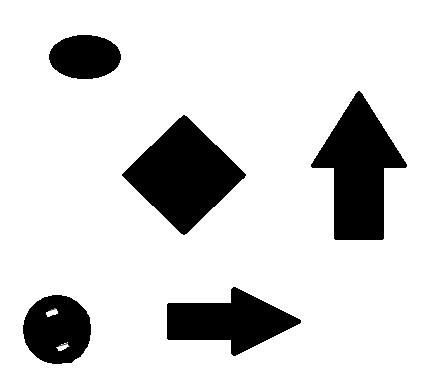
#> input picture code/RRT&RRT*/data/map8.png, 422 x 383 px
$ jupyter execute --allow-errors RRTstar_map8.ipynb
#> lines starting #> are read from the running program, lines starting #| are printed output that depends on the picture; after the words box and inside, x2 and y2 are one past the last pixel; in counts of white or black regions, pixels touching at a corner belong together
[cell 1]
import numpy as np
import math
from matplotlib import pyplot as plt
from PIL import Image
import random
import math
import time

from Point import Point

# Load the image and convert to grayscale
image_path = "../data/map8.png"
image = Image.open(image_path).convert("L")

# Convert image data to numpy array and normalize
grid_map = np.array(image.getdata()).reshape(image.size[1], image.size[0]) / 255

# Binarize the image: convert to binary values (0 for free space, 1 for obstacles)
threshold = 0.5  # Adjust threshold if needed
grid_map[grid_map > threshold] = 1
#> grid_map: shape (383, 422) float64; min 0, max 1, mean 0.837
grid_map[grid_map <= threshold] = 0
#> grid_map: shape (383, 422) float64; values 0 (black) and 1 (white), 83.7% white; 5 black regions, box (x1, y1, x2, y2) and area: (122, 115, 246, 235) 7678, (311, 91, 407, 240) 7541, (167, 287, 301, 356) 5012, (23, 295, 91, 364) 3593, (49, 35, 121, 79) 2498

# Invert colors to make 0 -> free and 1 -> occupied
grid_map = (grid_map * -1) + 1
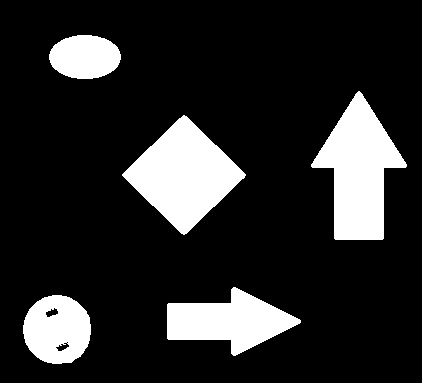
#> grid_map: shape (383, 422) float64; values 0 (black) and 1 (white), 16.3% white; 5 white regions, box (x1, y1, x2, y2) and area: (122, 115, 246, 235) 7678, (311, 91, 407, 240) 7541, (167, 287, 301, 356) 5012, (23, 295, 91, 364) 3593, (49, 35, 121, 79) 2498

#> (the rest of this cell did not finish here and is left out)


$ run again, with code/RRT&RRT*/data/map4.png copied over code/RRT&RRT*/data/map8.png
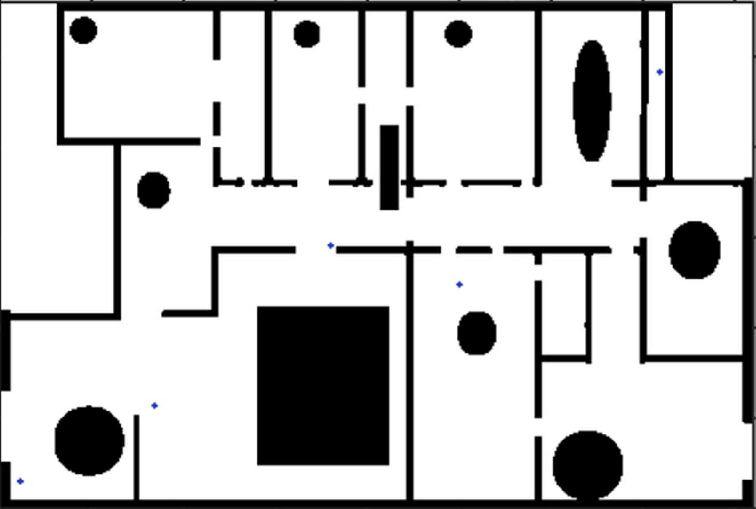
#> input picture code/RRT&RRT*/data/map4.png, 756 x 509 px
#> `grid_map[grid_map <= threshold] = 0`:
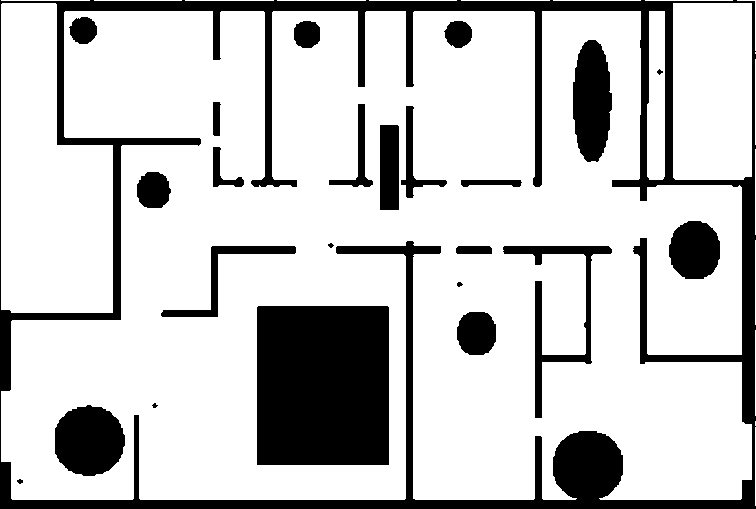
#> grid_map: shape (509, 756) float64; values 0 (black) and 1 (white), 78.2% white; 24 black regions (2 under 20 px), largest, box (x1, y1, x2, y2) and area: (0, 0, 756, 509) 39775, (257, 306, 389, 465) 20986, (55, 405, 125, 476) 3919

$ run again, with code/RRT&RRT*/data/map6.png copied over code/RRT&RRT*/data/map8.png
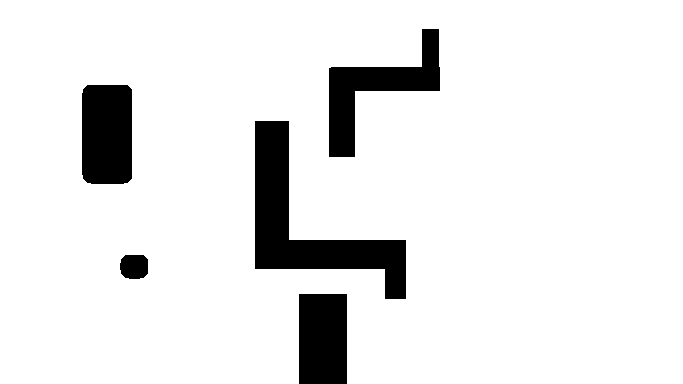
#> input picture code/RRT&RRT*/data/map6.png, 683 x 384 px
#> image: PIL image 683x384 L; 90.9% white; 5 black regions, box (x1, y1, x2, y2) and area: (255, 121, 406, 299) 9055, (329, 29, 440, 157) 5024, (82, 85, 132, 184) 4877, (299, 294, 347, 384) 4320, (120, 255, 148, 279) 599
#> `grid_map = (grid_map * -1) + 1`:
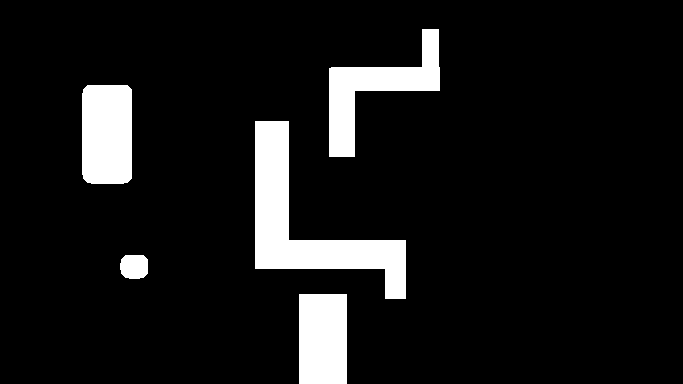
#> grid_map: shape (384, 683) float64; values 0 (black) and 1 (white), 9.1% white; 5 white regions, box (x1, y1, x2, y2) and area: (255, 121, 406, 299) 9055, (329, 29, 440, 157) 5024, (82, 85, 132, 184) 4877, (299, 294, 347, 384) 4320, (120, 255, 148, 279) 599

$ run again, with code/RRT&RRT*/data/map7.png copied over code/RRT&RRT*/data/map8.png
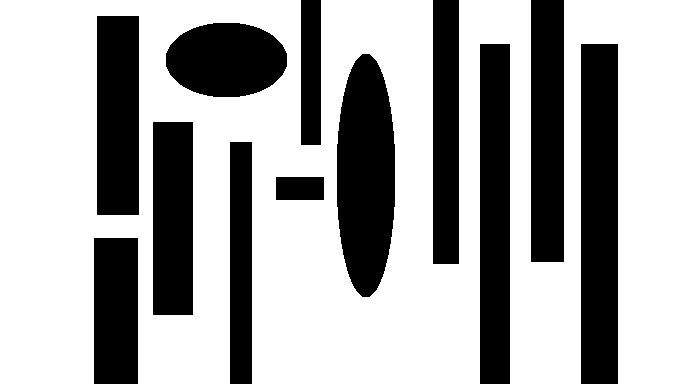
#> input picture code/RRT&RRT*/data/map7.png, 683 x 384 px
#> image: PIL image 683x384 L; 66.2% white; 12 black regions, largest, box (x1, y1, x2, y2) and area: (581, 44, 618, 384) 12580, (337, 54, 395, 297) 11281, (480, 44, 510, 384) 10200
#> `grid_map = (grid_map * -1) + 1`:
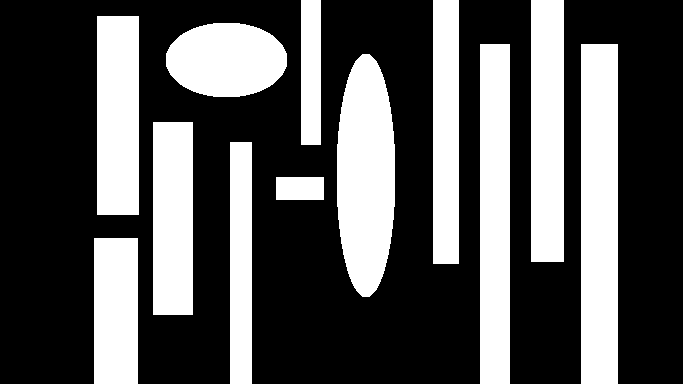
#> grid_map: shape (384, 683) float64; values 0 (black) and 1 (white), 33.8% white; 12 white regions, largest, box (x1, y1, x2, y2) and area: (581, 44, 618, 384) 12580, (337, 54, 395, 297) 11281, (480, 44, 510, 384) 10200
